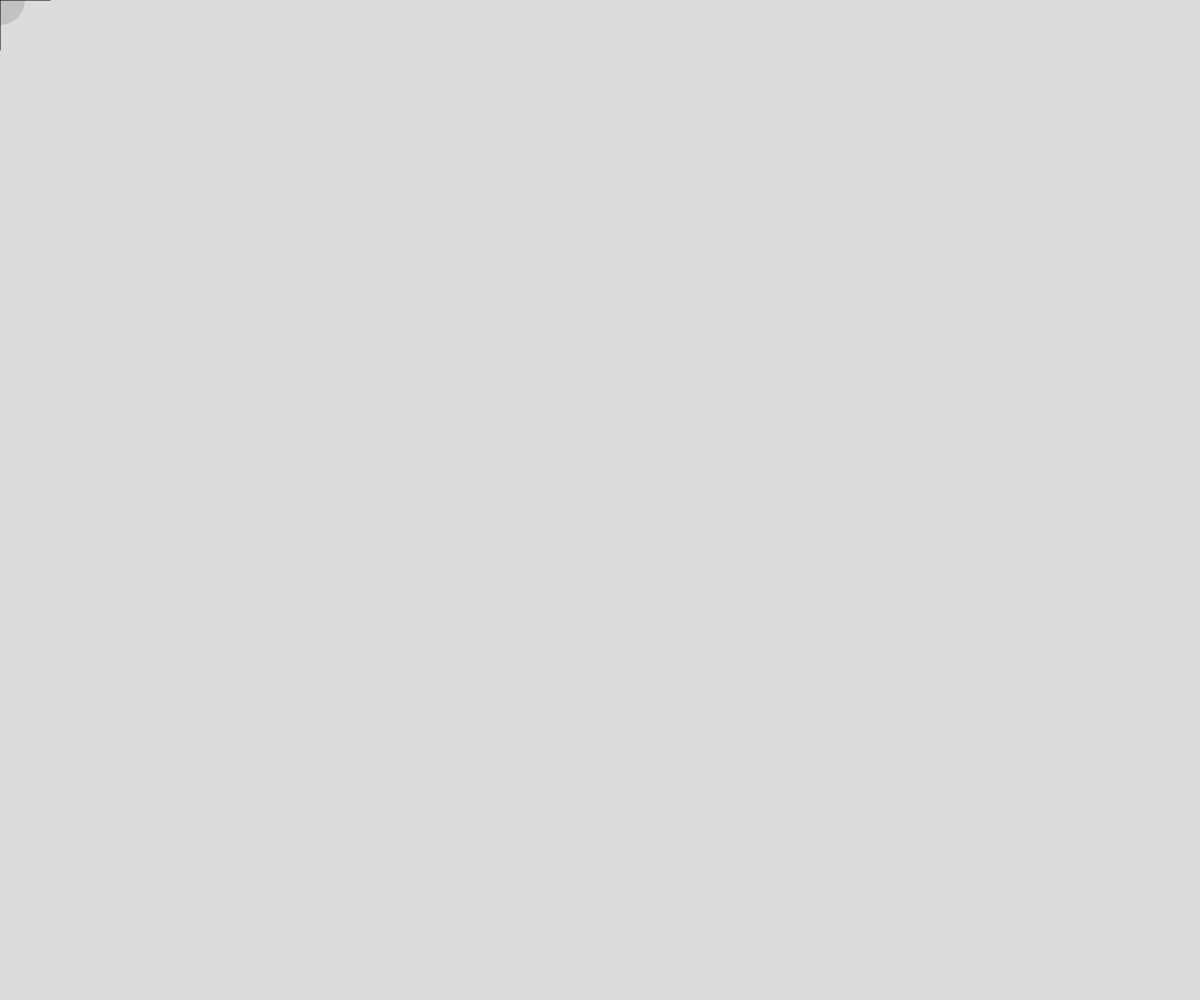
Frame 1 (no input)
Frame 60 (no input): identical to frame 1, image omitted
Frame 120 (the mouse pressed at the canvas centre since frame 60): identical to frame 1, image omitted

The p5.js sketch that drew this single still picture (run headless with seeded random() and noise() and a simulated clock; from frame 60 on, the mouse is pressed at the canvas centre):

// p5.js sketch
// ── sketch.js

let penX = 0;
let penY = 0;
let penTiltX = 0;
let penTiltY = 0;

let penLength = 600;

let canvas;

function setup() {
    canvas = createCanvas(windowWidth, windowHeight);
    canvas.elt.addEventListener("pointermove",  pointerMoved);
}

function draw() {
    background(220);
    stroke(0);
    cross(penX, penY, 100, 100);
    let dx = penLength * sin(penTiltX);
    let dy = penLength * sin(penTiltY);
    push();
    strokeWeight(50);
    stroke(0, 30);
    line(penX, penY, penX + dx, penY + dy);
    pop();
}

function cross(x, y, w, h) {
    line(x - w/2, y, x + w/2, y);
    line(x, y - h/2, x, y + h/2);
}

function pointerMoved(evt) {
    if(evt.pointerType === 'pen') penMoved(evt);
}

function penMoved(evt) {
    console.log(evt);
    getPenPos(evt);
}


function getPenPos(evt) {
    var rect = canvas.elt.getBoundingClientRect();
    penX = floor(evt.clientX - rect.left);
    penY = floor(evt.clientY - rect.top);
    penTiltX = radians(evt.tiltX);   // (-HALF_PI ... +HALF_PI)
    penTiltY = -radians(evt.tiltY);  // (-HALF_PI ... +HALF_PI)
}
